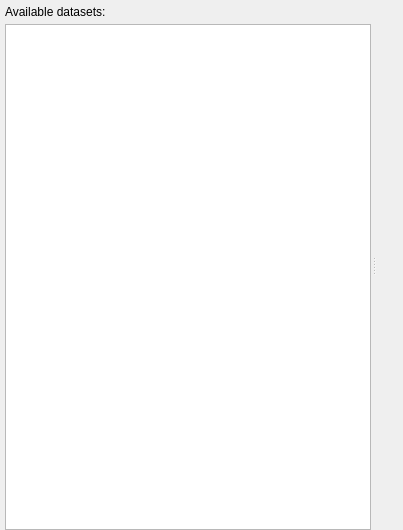
<?xml version="1.0" encoding="UTF-8"?>
<ui version="4.0">
 <class>TableWindow</class>
 <widget class="QWidget" name="TableWindow">
  <property name="geometry">
   <rect>
    <x>0</x>
    <y>0</y>
    <width>403</width>
    <height>530</height>
   </rect>
  </property>
  <property name="windowTitle">
   <string>Scans</string>
  </property>
  <property name="windowIcon">
   <iconset resource="../../../../../resources/nicos-gui.qrc">
    <normaloff>:/plotter</normaloff>:/plotter</iconset>
  </property>
  <layout class="QVBoxLayout" name="verticalLayout_2">
   <property name="margin">
    <number>0</number>
   </property>
   <item>
    <widget class="QSplitter" name="splitter">
     <property name="orientation">
      <enum>Qt::Horizontal</enum>
     </property>
     <property name="opaqueResize">
      <bool>true</bool>
     </property>
     <property name="handleWidth">
      <number>6</number>
     </property>
     <widget class="QWidget" name="verticalLayoutWidget">
      <layout class="QVBoxLayout" name="verticalLayout">
       <property name="spacing">
        <number>5</number>
       </property>
       <property name="leftMargin">
        <number>5</number>
       </property>
       <property name="topMargin">
        <number>5</number>
       </property>
       <property name="rightMargin">
        <number>0</number>
       </property>
       <property name="bottomMargin">
        <number>0</number>
       </property>
       <item>
        <widget class="QLabel" name="label">
         <property name="sizePolicy">
          <sizepolicy hsizetype="Preferred" vsizetype="Preferred">
           <horstretch>0</horstretch>
           <verstretch>0</verstretch>
          </sizepolicy>
         </property>
         <property name="text">
          <string>Available datasets:</string>
         </property>
        </widget>
       </item>
       <item>
        <widget class="QListWidget" name="datasetList">
         <property name="enabled">
          <bool>true</bool>
         </property>
         <property name="sizePolicy">
          <sizepolicy hsizetype="Expanding" vsizetype="Expanding">
           <horstretch>0</horstretch>
           <verstretch>0</verstretch>
          </sizepolicy>
         </property>
        </widget>
       </item>
      </layout>
     </widget>
     <widget class="QFrame" name="plotFrame">
      <property name="sizePolicy">
       <sizepolicy hsizetype="Maximum" vsizetype="Expanding">
        <horstretch>0</horstretch>
        <verstretch>0</verstretch>
       </sizepolicy>
      </property>
      <layout class="QVBoxLayout" name="verticalLayout_4">
       <item>
        <layout class="QVBoxLayout" name="plotLayout"/>
       </item>
      </layout>
     </widget>
    </widget>
   </item>
  </layout>
  <action name="actionPrint">
   <property name="icon">
    <iconset resource="../../../../../resources/nicos-gui.qrc">
     <normaloff>:/print</normaloff>:/print</iconset>
   </property>
   <property name="text">
    <string>&amp;Print...</string>
   </property>
   <property name="shortcut">
    <string>Ctrl+P</string>
   </property>
  </action>
  <action name="actionClose">
   <property name="icon">
    <iconset resource="../../../../../resources/nicos-gui.qrc">
     <normaloff>:/quit</normaloff>:/quit</iconset>
   </property>
   <property name="text">
    <string>&amp;Close window</string>
   </property>
   <property name="shortcut">
    <string>Ctrl+Q</string>
   </property>
  </action>
  <action name="actionUnzoom">
   <property name="icon">
    <iconset resource="../../../../../resources/nicos-gui.qrc">
     <normaloff>:/viewfull</normaloff>:/viewfull</iconset>
   </property>
   <property name="text">
    <string>&amp;Unzoom</string>
   </property>
  </action>
  <action name="actionPDF">
   <property name="icon">
    <iconset resource="../../../../../resources/nicos-gui.qrc">
     <normaloff>:/save</normaloff>:/save</iconset>
   </property>
   <property name="text">
    <string>&amp;Save as PDF...</string>
   </property>
  </action>
  <action name="actionLogScale">
   <property name="checkable">
    <bool>true</bool>
   </property>
   <property name="text">
    <string>&amp;Logarithmic Y scale</string>
   </property>
   <property name="iconText">
    <string>Log Scale</string>
   </property>
   <property name="shortcut">
    <string>Ctrl+L</string>
   </property>
  </action>
  <action name="actionClosePlot">
   <property name="text">
    <string>Close plot</string>
   </property>
   <property name="iconText">
    <string>Close</string>
   </property>
  </action>
  <action name="actionNormalized">
   <property name="checkable">
    <bool>true</bool>
   </property>
   <property name="text">
    <string>&amp;Normalized</string>
   </property>
   <property name="iconText">
    <string>Normalized</string>
   </property>
  </action>
  <action name="actionFitPeak">
   <property name="text">
    <string>Fit &amp;Gauß peak</string>
   </property>
   <property name="iconText">
    <string>Peak fit</string>
   </property>
  </action>
  <action name="actionLegend">
   <property name="checkable">
    <bool>true</bool>
   </property>
   <property name="text">
    <string>L&amp;egend</string>
   </property>
  </action>
  <action name="actionGrace">
   <property name="text">
    <string>Clone in Grace</string>
   </property>
  </action>
  <action name="actionCombine">
   <property name="text">
    <string>&amp;Combine</string>
   </property>
  </action>
  <action name="actionDeletePlot">
   <property name="text">
    <string>Delete plot</string>
   </property>
   <property name="iconText">
    <string>Delete</string>
   </property>
  </action>
  <action name="actionFitTc">
   <property name="text">
    <string>Fit &amp;Tc</string>
   </property>
   <property name="iconText">
    <string>Fit Tc</string>
   </property>
  </action>
  <action name="actionFitPeakPV">
   <property name="text">
    <string>Fit Pseudo-Voigt Peak</string>
   </property>
   <property name="iconText">
    <string>Peak fit (PV)</string>
   </property>
   <property name="toolTip">
    <string>Fit Pseudo-Voigt Peak</string>
   </property>
  </action>
  <action name="actionResetPlot">
   <property name="text">
    <string>Reset</string>
   </property>
  </action>
  <action name="actionFitPeakPVII">
   <property name="text">
    <string>Fit Pearson VII Peak</string>
   </property>
   <property name="iconText">
    <string>Peak fit (PVII)</string>
   </property>
   <property name="toolTip">
    <string>Fit Pearson VII Peak</string>
   </property>
  </action>
  <action name="actionAttachElog">
   <property name="text">
    <string>Attach to electronic log</string>
   </property>
  </action>
  <action name="actionFitArby">
   <property name="text">
    <string>Fit arbitrary function...</string>
   </property>
  </action>
  <action name="actionShowAllCurves">
   <property name="checkable">
    <bool>true</bool>
   </property>
   <property name="text">
    <string>Show time/monitor</string>
   </property>
  </action>
  <action name="actionModifyData">
   <property name="text">
    <string>Modify data</string>
   </property>
  </action>
 </widget>
 <resources>
  <include location="../../../../../resources/nicos-gui.qrc"/>
 </resources>
 <connections>
  <connection>
   <sender>actionClose</sender>
   <signal>triggered()</signal>
   <receiver>TableWindow</receiver>
   <slot>close()</slot>
   <hints>
    <hint type="sourcelabel">
     <x>-1</x>
     <y>-1</y>
    </hint>
    <hint type="destinationlabel">
     <x>321</x>
     <y>230</y>
    </hint>
   </hints>
  </connection>
 </connections>
</ui>
